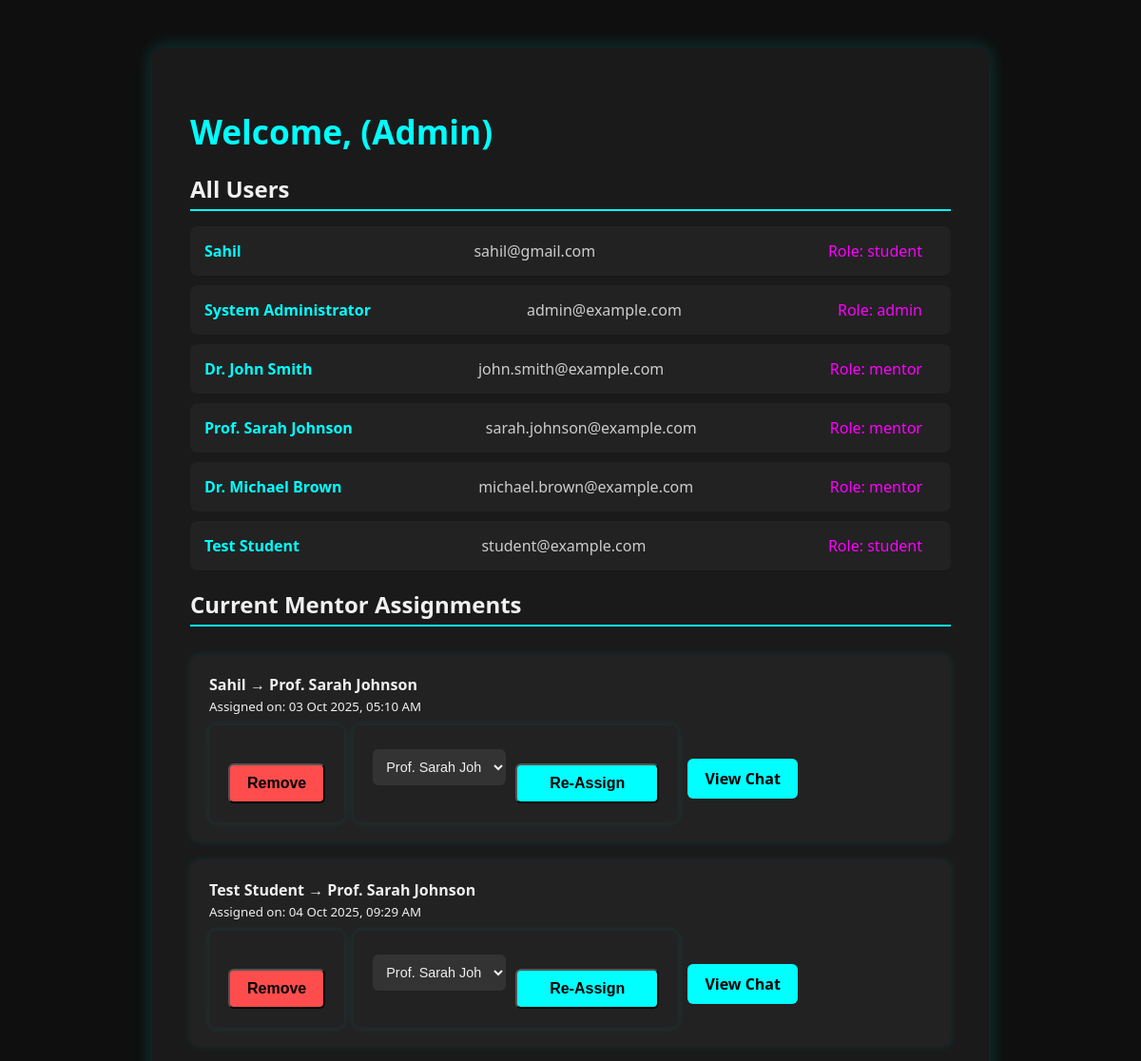
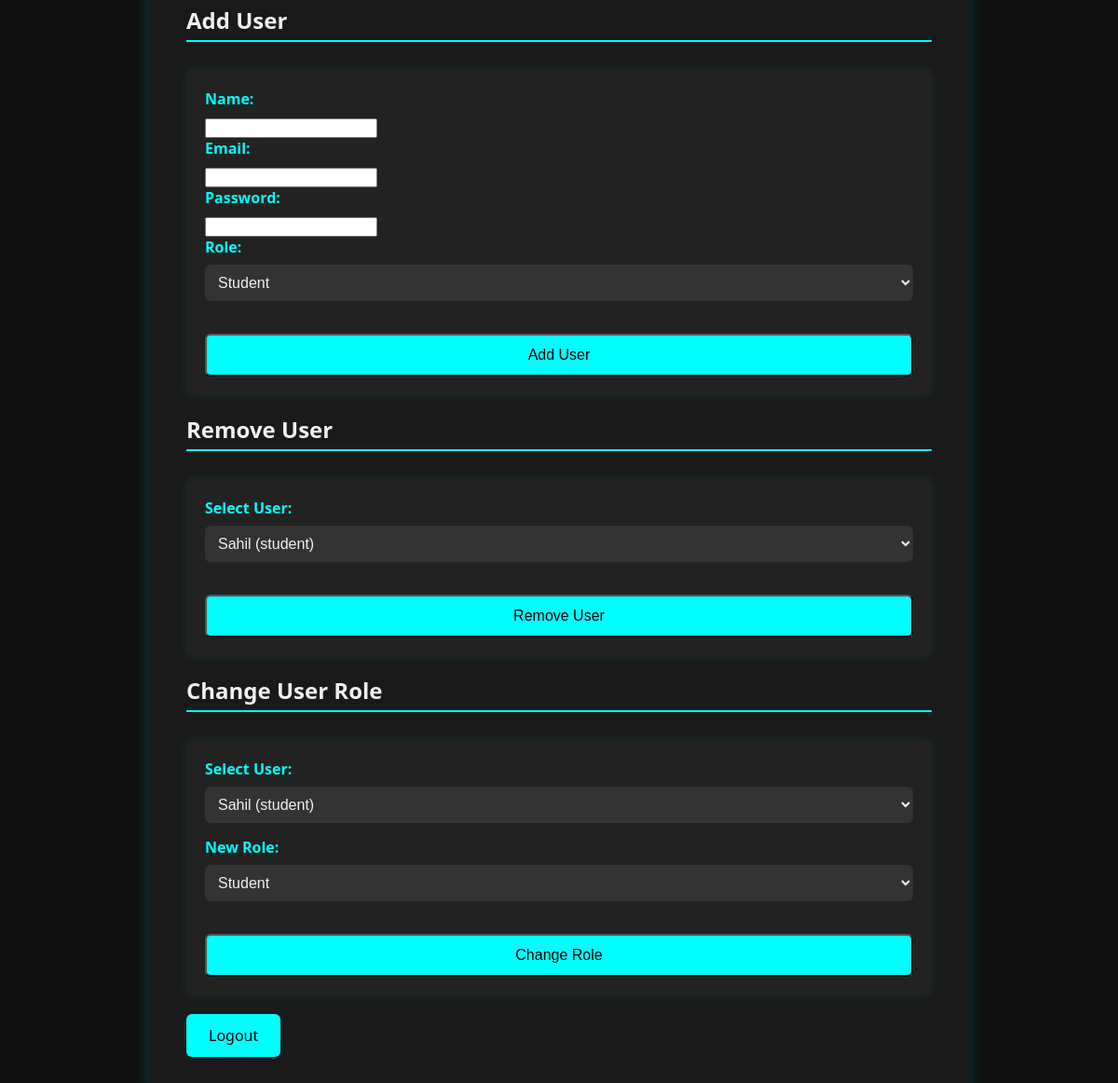
Page /admin_dashboard on the committed database (2 pictures, top to bottom).
### app.py (models this page shows)
class User(UserMixin, db.Model):
    id = db.Column(db.Integer, primary_key=True)
    name = db.Column(db.String(100))
    email = db.Column(db.String(120), unique=True, nullable=False)
    roll_number = db.Column(db.String(20), unique=True)
    password = db.Column(db.String(255), nullable=False)
    role = db.Column(db.String(20))
    is_active = db.Column(db.Boolean, default=True)
    mentor_id = db.Column(db.Integer, db.ForeignKey('user.id'), nullable=True)
    mentor = db.relationship('User', remote_side=[id])

class Assignment(db.Model):
    id = db.Column(db.Integer, primary_key=True)
    student_id = db.Column(db.Integer, db.ForeignKey('user.id'))
    mentor_id = db.Column(db.Integer, db.ForeignKey('user.id'))
    assigned_at = db.Column(db.DateTime, default=datetime.utcnow)
    student = db.relationship('User', foreign_keys=[student_id])
    mentor = db.relationship('User', foreign_keys=[mentor_id])

### app.py (the view)
@app.route('/admin_dashboard')
def admin_dashboard():
    users = User.query.filter_by(is_active=True).all()
    students = User.query.filter_by(role='student', is_active=True).all()
    mentors = User.query.filter_by(role='mentor', is_active=True).all()
    assignments = Assignment.query.order_by(Assignment.assigned_at.desc()).all()
    latest_assignments = {
        a.student_id: a
        for a in Assignment.query.order_by(Assignment.assigned_at.desc()).all()
    }
    return render_template(
        'admin_dashboard.html',
        user=current_user,
        users=users,
        students=students,
        mentors=mentors,
        latest_assignments=latest_assignments
    )

### templates/admin_dashboard.html (shortened to what this page needs)
<!DOCTYPE html>
<html lang="en">
<head>
  <link rel="stylesheet" href="{{ url_for('static', filename='css/admin_dashboard.css') }}">
</head>
<body>
  <div class="container">
    <h1>Welcome, {{ user.name }} (Admin)</h1>
    <h2>All Users</h2>
    <ul class="user-list">
      {% for u in users %}
        <li>
          <span class="name">{{ u.name }}</span>
          <span class="email">{{ u.email }}</span>
          <span class="role">Role: {{ u.role }}</span>
        </li>
      {% else %}
        <li>No users found.</li>
      {% endfor %}
    </ul>
    <h2>Current Mentor Assignments</h2>
    <ul class="mentor-assignments">
      {% for student in students %}
        <li class="assignment-item">
          <div class="assignment-info">
            <strong>{{ student.name }}</strong>
            {% if student.mentor %}
              →  <strong>{{ student.mentor.name }}</strong>
              {% if latest_assignments[student.id] %}
                <br><small>Assigned on: {{ latest_assignments[student.id].assigned_at.strftime('%d %b %Y, %I:%M %p') }}</small>
              {% endif %}
            {% else %}
              → <em>No mentor assigned</em>
            {% endif %}
          </div>
          <div class="assignment-actions">
            {% if student.mentor %}
              <form method="POST" action="{{ url_for('remove_mentor') }}">
                <button type="submit" class="btn remove">Remove</button>
              </form>
              <form method="POST" action="{{ url_for('assign_mentor') }}">
                <select name="mentor_id">
                  {% for mentor in mentors %}
                    <option value="{{ mentor.id }}" {% if student.mentor.id == mentor.id %}selected{% endif %}>
                      {{ mentor.name }}
                    </option>
                  {% endfor %}
                </select>
                <button type="submit" class="btn">Re-Assign</button>
              </form>
            {% endif %}
            {% if student.mentor %}
              <a class="btn view-chat" href="{{ url_for('admin_view_chat', student_id=student.id, mentor_id=student.mentor.id) }}">
                View Chat
              </a>
            {% endif %}
          </div>
        </li>
      {% endfor %}
    </ul>
    <h2>Add User</h2>
    <form method="POST" action="{{ url_for('add_user') }}">
      <label for="name">Name:</label>
      <input type="text" name="name" required>
      <label for="email">Email:</label>
      <input type="email" name="email" required>
      <label for="password">Password:</label>
      <input type="password" name="password" required>
      <label for="role">Role:</label>
      <select name="role">
        <option value="student">Student</option>
      </select>
      <button type="submit" class="btn">Add User</button>
    </form>
    <h2>Remove User</h2>
    <form method="POST" action="{{ url_for('remove_user') }}">
      <label for="user_id">Select User:</label>
      <select name="user_id">
        {% for u in users %}
          <option value="{{ u.id }}">{{ u.name }} ({{ u.role }})</option>
        {% endfor %}
      </select>
      <button type="submit" class="btn">Remove User</button>
    </form>
    <h2>Change User Role</h2>
    <form method="POST" action="{{ url_for('change_role') }}">
      <label for="user_id">Select User:</label>
      <select name="user_id">
        {% for u in users %}
          <option value="{{ u.id }}">{{ u.name }} ({{ u.role }})</option>
        {% endfor %}
      </select>
      <label for="new_role">New Role:</label>
      <select name="new_role">
        <option value="student">Student</option>
      </select>
      <button type="submit" class="btn">Change Role</button>
    </form>
    <a href="{{ url_for('logout') }}" class="btn logout-btn">Logout</a>
  </div>
</body>
</html>

### static/css/admin_dashboard.css (style rules this page uses)
body { background: #0f0f0f; color: #f0f0f0; font-family: 'Segoe UI', sans-serif; margin: 0; padding: 0; display: flex; justify-content: center; align-items: start; min-height: 100vh; padding-top: 50px; animation: fadeIn 1s ease-in; }
.container { background: #1a1a1a; padding: 40px; border-radius: 12px; box-shadow: 0 0 20px rgba(0, 255, 255, 0.2); max-width: 800px; width: 90%; }
h1 { font-size: 2.2rem; margin-bottom: 20px; color: #00ffff; }
h2 { font-size: 1.5rem; margin-bottom: 15px; border-bottom: 2px solid #00ffff; padding-bottom: 5px; }
.user-list { list-style: none; padding: 0; }
.user-list li { background: #222; margin-bottom: 10px; padding: 15px; border-radius: 8px; display: flex; justify-content: space-between; align-items: center; animation: slideIn 0.5s ease forwards; }
.user-list li span { display: inline-block; margin-right: 15px; }
.name { color: #00ffff; font-weight: bold; }
.email { color: #ccc; }
.role { color: #ff00ff; }
.btn { display: inline-block; margin-top: 20px; background: #00ffff; color: #000; padding: 12px 24px; text-decoration: none; border-radius: 6px; transition: background 0.3s ease; }
form { margin-top: 30px; background: #222; padding: 20px; border-radius: 8px; box-shadow: 0 0 10px rgba(0, 255, 255, 0.1); }
form label { display: block; margin-bottom: 8px; color: #00ffff; font-weight: bold; }
form select { width: 100%; padding: 10px; margin-bottom: 15px; border: none; border-radius: 6px; background: #333; color: #f0f0f0; font-size: 1rem; }
form .btn { width: 100%; text-align: center; font-size: 1rem; cursor: pointer; }
.mentor-assignments { list-style: none; padding: 0; margin-top: 30px; }
.assignment-item { background: #222; padding: 20px; border-radius: 10px; margin-bottom: 20px; box-shadow: 0 0 8px rgba(0, 255, 255, 0.1); }
.assignment-info { font-size: 1rem; margin-bottom: 10px; color: #f0f0f0; }
.assignment-actions { display: flex; flex-wrap: wrap; gap: 10px; align-items: center; }
.assignment-actions form { display: flex; gap: 10px; align-items: center; margin: 0; }
.assignment-actions select { background: #333; color: #f0f0f0; border: none; padding: 10px; border-radius: 6px; font-size: 0.9rem; }
.assignment-actions .btn { padding: 10px 18px; font-weight: bold; background: #00ffff; color: #000; border-radius: 6px; cursor: pointer; transition: background 0.3s ease; }
.assignment-actions .btn.remove { background: #ff4d4d; }
.view-chat { background-color: #3498db; color: white; padding: 6px 12px; text-decoration: none; border-radius: 4px; margin-top: 10px; display: inline-block; }

### rows in the picture
User: name "Sahil", email "sahil@gmail.com", role "student", mentor.name "Prof. Sarah Johnson"
User: name "System Administrator", email "admin@example.com", role "admin"
User: name "Dr. John Smith", email "john.smith@example.com", role "mentor"
User: name "Prof. Sarah Johnson", email "sarah.johnson@example.com", role "mentor"
User: name "Dr. Michael Brown", email "michael.brown@example.com", role "mentor"
User: name "Test Student", email "student@example.com", role "student", mentor.name "Prof. Sarah Johnson"
Assignment: assigned_at "03 Oct 2025, 05:10 AM"
Assignment: assigned_at "04 Oct 2025, 09:29 AM"

### other values in the picture
form field mentor_id "Prof. Sarah Johnson"
form field user_id "Sahil (student)"
